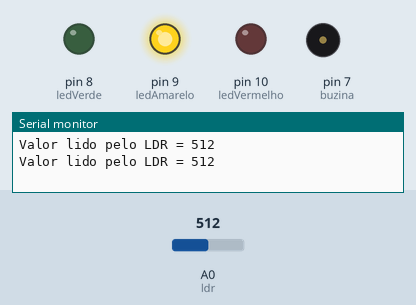
Bench run of a sketch on a simulated Arduino Uno, built with avr-gcc and run on an emulated ATmega328P. Parts: output pins drawn as LEDs (lit = HIGH), buzzer (waves = sounding), the last lines printed to the serial monitor. Inputs (shaded band) come from the test bench; at power-on: A0 (ldr) = 512.

Above: at 2.3 s.
2.4 s: A0 (ldr) set to 410
4.5 s: A0 (ldr) set to 387
At 5.3 s:
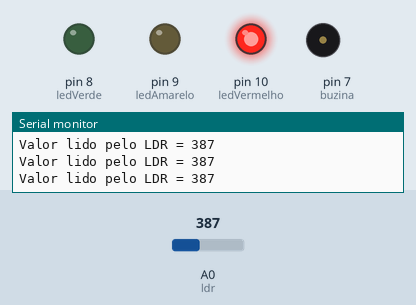
6.6 s: A0 (ldr) set to 1023
At 7.8 s:
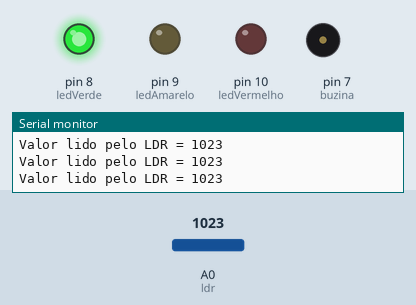
8.7 s: A0 (ldr) set to 709
10.8 s: A0 (ldr) set to 681
At 11.6 s:
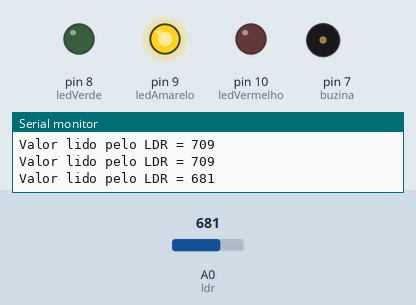
12.9 s: A0 (ldr) set to 710
At 15.1 s:
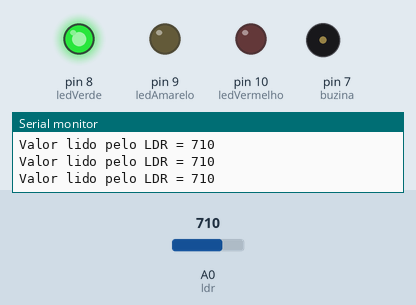
Timing chart, 0 to 16.4 s (numbered marks = the images above; inputs shaded):
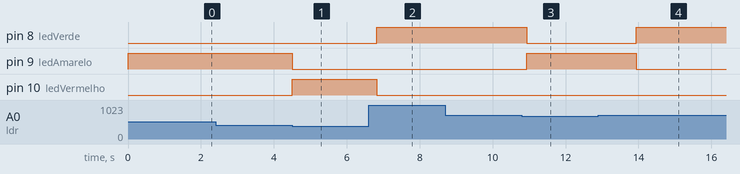

The sketch:

sensor_de_luz1.ino
```cpp
int ledVermelho = 10;
int ledAmarelo = 9;
int ledVerde = 8;
int buzina = 7;
int ldr = A0;
int valorldr = 0;

void setup()
{
  pinMode(ledVermelho, OUTPUT);
  pinMode(ledAmarelo, OUTPUT);
  pinMode(ledVerde, OUTPUT);
  pinMode(ldr, INPUT);
  pinMode(buzina, OUTPUT);

  Serial.begin(2400);
}

void loop()
{
  valorldr = analogRead(ldr);
  Serial.print("Valor lido pelo LDR = ");
  Serial.println(valorldr);

  if(valorldr <= 400) {
    digitalWrite(ledVerde, LOW);
    digitalWrite(ledAmarelo, LOW);
    digitalWrite(ledVermelho, HIGH);
    noTone(buzina);
  } else if (valorldr < 700 && valorldr > 400) {
    digitalWrite(ledVerde, LOW);
   	digitalWrite(ledVermelho, LOW);
    digitalWrite(ledAmarelo, HIGH);
    tone(buzina,1000, 3000);
    noTone(buzina);
    delay(1500);
  } else {
    digitalWrite(ledVermelho, LOW);
    digitalWrite(ledAmarelo, LOW);
    digitalWrite(ledVerde, HIGH);
    noTone(buzina);
  }
}
```

Measured:
- the behaviour switches between 401 and 400 on A0 (ldr) (found by bisection; images 0 and 1)
- the behaviour switches between 700 and 699 on A0 (ldr) (found by bisection; images 2 and 3)
- after the input at 4.5 s, pin 9 (ledAmarelo): HIGH → LOW at once; pin 10 (ledVermelho): LOW → HIGH at once
- after the input at 6.6 s, pin 8 (ledVerde): LOW → HIGH after 0.22 s; pin 10 (ledVermelho): HIGH → LOW after 0.22 s
- after the input at 10.8 s, pin 8 (ledVerde): HIGH → LOW after 0.14 s; pin 9 (ledAmarelo): LOW → HIGH after 0.14 s
- after the input at 12.9 s, pin 8 (ledVerde): LOW → HIGH after 1.0 s; pin 9 (ledAmarelo): HIGH → LOW after 1.0 s
